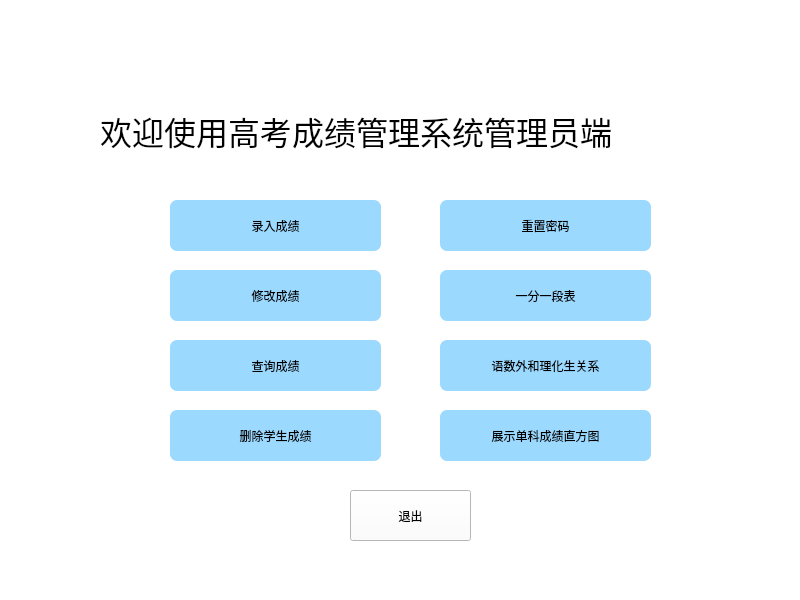
<?xml version="1.0" encoding="UTF-8"?>
<ui version="4.0">
 <class>managerwindow</class>
 <widget class="QMainWindow" name="managerwindow">
  <property name="geometry">
   <rect>
    <x>0</x>
    <y>0</y>
    <width>800</width>
    <height>600</height>
   </rect>
  </property>
  <property name="minimumSize">
   <size>
    <width>800</width>
    <height>0</height>
   </size>
  </property>
  <property name="font">
   <font>
    <family>华文新魏</family>
    <pointsize>20</pointsize>
   </font>
  </property>
  <property name="windowTitle">
   <string>MainWindow</string>
  </property>
  <property name="styleSheet">
   <string notr="true">QMainWindow#managerwindow
{
	border-image: url(:/Desktop/pic.png);
	background-color: rgb(255, 255, 255);
	
}

</string>
  </property>
  <widget class="QWidget" name="centralwidget">
   <widget class="QWidget" name="widget" native="true">
    <property name="geometry">
     <rect>
      <x>120</x>
      <y>160</y>
      <width>541</width>
      <height>311</height>
     </rect>
    </property>
    <widget class="QPushButton" name="btn_manager_input">
     <property name="geometry">
      <rect>
       <x>50</x>
       <y>40</y>
       <width>211</width>
       <height>51</height>
      </rect>
     </property>
     <property name="styleSheet">
      <string notr="true">QMainWindow#managerwindow QPushButton#btn_manager_input
{
	
	background-color: rgb(156, 217, 255);
  color: rgb(0,0,0);

border:0px groove gray;border-radius:
7px;padding:2px 4px;
font: 16pt &quot;Candara&quot;;

}

QMainWindow#managerwindow QPushButton#btn_manager_input:hover
{
	background-color: rgb(130,190, 240);
}</string>
     </property>
     <property name="text">
      <string>录入成绩</string>
     </property>
     <property name="iconSize">
      <size>
       <width>30</width>
       <height>30</height>
      </size>
     </property>
    </widget>
    <widget class="QPushButton" name="btn_manager_check">
     <property name="geometry">
      <rect>
       <x>50</x>
       <y>180</y>
       <width>211</width>
       <height>51</height>
      </rect>
     </property>
     <property name="styleSheet">
      <string notr="true">QMainWindow#managerwindow QPushButton#btn_manager_check
{
	
	background-color: rgb(156, 217, 255);
  color: rgb(0,0,0);

border:0px groove gray;border-radius:
7px;padding:2px 4px;
font: 16pt &quot;Candara&quot;;

}

QMainWindow#managerwindow QPushButton#btn_manager_check:hover
{
	background-color: rgb(130,190, 240);
}</string>
     </property>
     <property name="text">
      <string>查询成绩</string>
     </property>
    </widget>
    <widget class="QPushButton" name="btn_manager_revise_score">
     <property name="geometry">
      <rect>
       <x>50</x>
       <y>110</y>
       <width>211</width>
       <height>51</height>
      </rect>
     </property>
     <property name="styleSheet">
      <string notr="true">QMainWindow#managerwindow QPushButton#btn_manager_revise_score
{
	
	background-color: rgb(156, 217, 255);
  color: rgb(0,0,0);

border:0px groove gray;border-radius:
7px;padding:2px 4px;
font: 16pt &quot;Candara&quot;;

}

QMainWindow#managerwindow QPushButton#btn_manager_revise_score:hover
{
	background-color: rgb(130,190, 240);
}</string>
     </property>
     <property name="text">
      <string>修改成绩</string>
     </property>
    </widget>
    <widget class="QPushButton" name="btn_manager_total_score">
     <property name="geometry">
      <rect>
       <x>320</x>
       <y>110</y>
       <width>211</width>
       <height>51</height>
      </rect>
     </property>
     <property name="styleSheet">
      <string notr="true">QMainWindow#managerwindow QPushButton#btn_manager_total_score
{
	
	background-color: rgb(156, 217, 255);
  color: rgb(0,0,0);

border:0px groove gray;border-radius:
7px;padding:2px 4px;
font: 16pt &quot;Candara&quot;;

}

QMainWindow#managerwindow QPushButton#btn_manager_total_score:hover
{
	background-color: rgb(130,190, 240);
}</string>
     </property>
     <property name="text">
      <string>一分一段表</string>
     </property>
    </widget>
    <widget class="QPushButton" name="btn_manager_subject_relation">
     <property name="geometry">
      <rect>
       <x>320</x>
       <y>180</y>
       <width>211</width>
       <height>51</height>
      </rect>
     </property>
     <property name="styleSheet">
      <string notr="true">QMainWindow#managerwindow QPushButton#btn_manager_subject_relation
{
	
	background-color: rgb(156, 217, 255);
  color: rgb(0,0,0);

border:0px groove gray;border-radius:
7px;padding:2px 4px;
font: 16pt &quot;Candara&quot;;

}

QMainWindow#managerwindow QPushButton#btn_manager_subject_relation:hover
{
	background-color: rgb(130,190, 240);
}</string>
     </property>
     <property name="text">
      <string>语数外和理化生关系</string>
     </property>
    </widget>
    <widget class="QPushButton" name="btn_manager_single_score">
     <property name="geometry">
      <rect>
       <x>320</x>
       <y>250</y>
       <width>211</width>
       <height>51</height>
      </rect>
     </property>
     <property name="styleSheet">
      <string notr="true">QMainWindow#managerwindow QPushButton#btn_manager_single_score
{
	
	background-color: rgb(156, 217, 255);
  color: rgb(0,0,0);

border:0px groove gray;border-radius:
7px;padding:2px 4px;
font: 16pt &quot;Candara&quot;;

}

QMainWindow#managerwindow QPushButton#btn_manager_single_score:hover
{
	background-color: rgb(130,190, 240);
}</string>
     </property>
     <property name="text">
      <string>展示单科成绩直方图</string>
     </property>
    </widget>
    <widget class="QPushButton" name="btn_manager_delete">
     <property name="geometry">
      <rect>
       <x>50</x>
       <y>250</y>
       <width>211</width>
       <height>51</height>
      </rect>
     </property>
     <property name="styleSheet">
      <string notr="true">QMainWindow#managerwindow QPushButton#btn_manager_delete
{
	
	background-color: rgb(156, 217, 255);
  color: rgb(0,0,0);

border:0px groove gray;border-radius:
7px;padding:2px 4px;
font: 16pt &quot;Candara&quot;;

}

QMainWindow#managerwindow QPushButton#btn_manager_delete:hover
{
	background-color: rgb(130,190, 240);
}</string>
     </property>
     <property name="text">
      <string>删除学生成绩</string>
     </property>
     <property name="iconSize">
      <size>
       <width>30</width>
       <height>30</height>
      </size>
     </property>
    </widget>
    <widget class="QPushButton" name="btn_manager_revise_password">
     <property name="geometry">
      <rect>
       <x>320</x>
       <y>40</y>
       <width>211</width>
       <height>51</height>
      </rect>
     </property>
     <property name="styleSheet">
      <string notr="true">QMainWindow#managerwindow QPushButton#btn_manager_revise_password
{
	
	background-color: rgb(156, 217, 255);
  color: rgb(0,0,0);

border:0px groove gray;border-radius:
7px;padding:2px 4px;
font: 16pt &quot;Candara&quot;;

}

QMainWindow#managerwindow QPushButton#btn_manager_revise_password:hover
{
	background-color: rgb(130,190, 240);
}</string>
     </property>
     <property name="text">
      <string>重置密码</string>
     </property>
     <property name="iconSize">
      <size>
       <width>30</width>
       <height>30</height>
      </size>
     </property>
    </widget>
   </widget>
   <widget class="QPushButton" name="btn_manager_return">
    <property name="geometry">
     <rect>
      <x>350</x>
      <y>490</y>
      <width>121</width>
      <height>51</height>
     </rect>
    </property>
    <property name="styleSheet">
     <string notr="true">QMainWindow#managerwindow QPushButton#btn_manager_return
{
   font: 18pt &quot;宋体&quot;;
	
	background-color: rgb(255, 255, 255);
color: rgb(0,0,0);
}

QMainWindow#managerwindow QPushButton#btn_manager_return:hover
{
	
	background-color: rgb(195, 195, 195);
}</string>
    </property>
    <property name="text">
     <string>退出</string>
    </property>
   </widget>
   <widget class="QLabel" name="label">
    <property name="geometry">
     <rect>
      <x>620</x>
      <y>80</y>
      <width>101</width>
      <height>101</height>
     </rect>
    </property>
    <property name="styleSheet">
     <string notr="true">
border-image: url(:/Desktop/picone.png);</string>
    </property>
    <property name="text">
     <string/>
    </property>
   </widget>
   <widget class="QLabel" name="manager_label">
    <property name="geometry">
     <rect>
      <x>100</x>
      <y>110</y>
      <width>511</width>
      <height>41</height>
     </rect>
    </property>
    <property name="font">
     <font>
      <family>宋体</family>
      <pointsize>24</pointsize>
     </font>
    </property>
    <property name="styleSheet">
     <string notr="true">color: rgb(0, 0, 0);</string>
    </property>
    <property name="text">
     <string>欢迎使用高考成绩管理系统管理员端</string>
    </property>
   </widget>
  </widget>
 </widget>
 <resources/>
 <connections/>
</ui>
